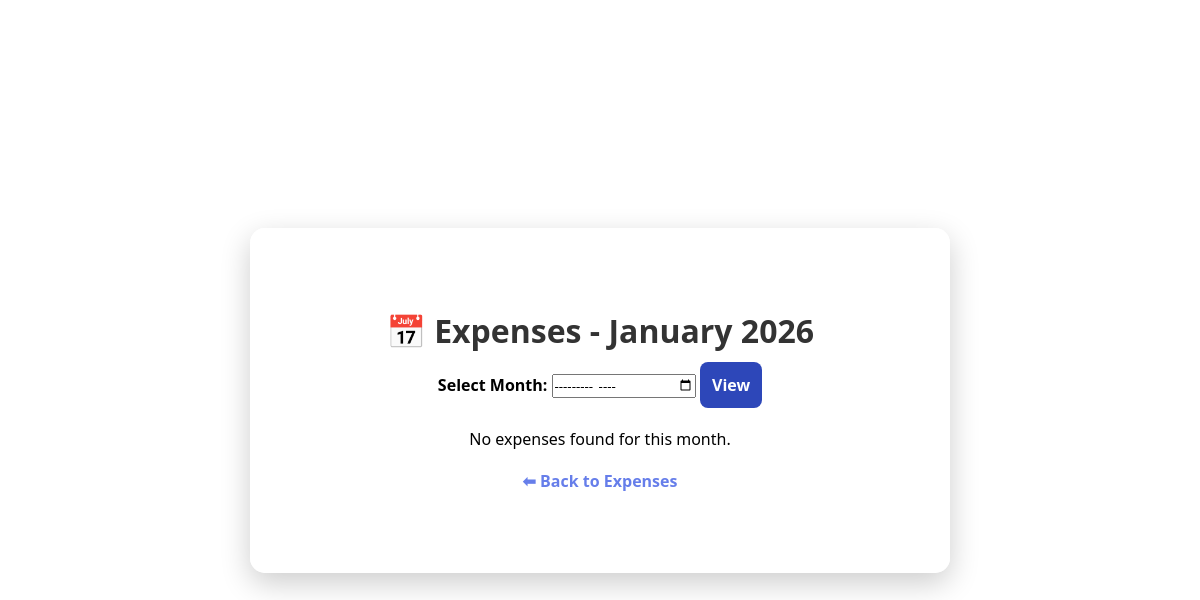
The page /past-month (signed in) on the database as committed earlier.
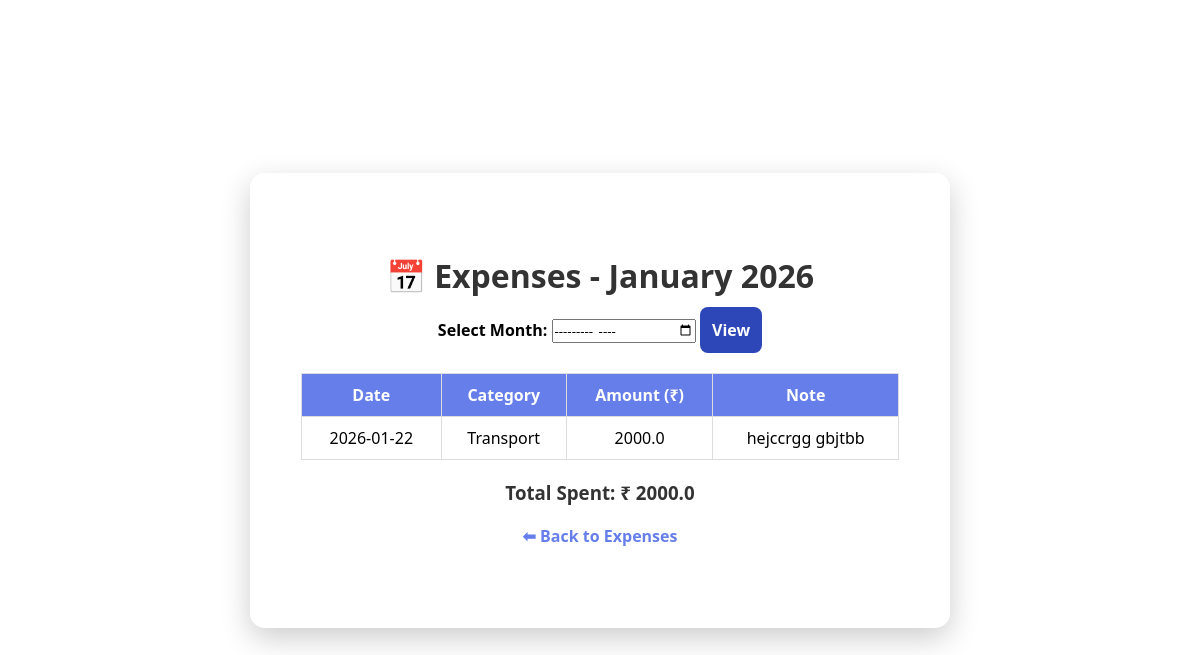
The same page on the database as committed later.
### tables this page shows
CREATE TABLE expenses (
            id INTEGER PRIMARY KEY AUTOINCREMENT,
            username TEXT NOT NULL,
            amount REAL NOT NULL,
            category TEXT NOT NULL,
            date TEXT NOT NULL,
            note TEXT
        );

### app.py (the view)
@app.route("/past-month")
def past_month_expenses():
    if "user" not in session:
        return redirect("/login")
    username = session["user"]
    selected_month = request.args.get("month")
    today = datetime.today()
    if selected_month:
        selected_date = datetime.strptime(selected_month, "%Y-%m")
        start_date = selected_date.replace(day=1)
        if selected_date.month == 12:
            end_date = selected_date.replace(year=selected_date.year+1, month=1, day=1) - timedelta(days=1)
        else:
            end_date = selected_date.replace(month=selected_date.month+1, day=1) - timedelta(days=1)
    else:
        first_day_current_month = today.replace(day=1)
        end_date = first_day_current_month - timedelta(days=1)
        start_date = end_date.replace(day=1)
    conn = get_db_connection()
    expenses = conn.execute("""
        SELECT * FROM expenses
        WHERE username = ? AND date BETWEEN ? AND ?
        ORDER BY date DESC
    """, (username,
          start_date.strftime("%Y-%m-%d"),
          end_date.strftime("%Y-%m-%d"))).fetchall()
    conn.close()
    total = sum(expense["amount"] for expense in expenses)
    return render_template(
        "past_month.html",
        expenses=expenses,
        total=total,
        month=start_date.strftime("%B %Y")
    )

### app.py (called while the page is built)
def get_db_connection():
    conn = sqlite3.connect("expenses.db")
    conn.row_factory = sqlite3.Row
    return conn

### templates/past_month.html (shortened to what this page needs)
<!DOCTYPE html>
<html>
<head>
    <link rel="stylesheet" href="{{ url_for('static', filename='style.css') }}">
</head>
<body>
<div class="container" style="width:700px;">
    <h1>📅 Expenses - {{ month }}</h1>
    <form method="GET" style="margin-bottom:20px; text-align:center;">
        <label style="font-weight:bold;">Select Month:</label>
        <input type="month" name="month" required>
        <button type="submit" class="btn primary">View</button>
    </form>
    {% if expenses %}
    <table class="expense-table">
        <thead>
            <tr>
                <th>Date</th>
                <th>Category</th>
                <th>Amount (₹)</th>
                <th>Note</th>
            </tr>
        </thead>
        <tbody>
        {% for expense in expenses %}
            <tr>
                <td>{{ expense.date }}</td>
                <td>{{ expense.category }}</td>
                <td>{{ expense.amount }}</td>
                <td>{{ expense.note or "-" }}</td>
            </tr>
        {% endfor %}
        </tbody>
    </table>
    <h3 class="total">Total Spent: ₹ {{ total }}</h3>
    {% else %}
        <p>No expenses found for this month.</p>
    {% endif %}
    <a href="/expenses" class="back-link">⬅ Back to Expenses</a>
</div>
</body>
</html>

### static/style.css (style rules this page uses)
* { margin: 0; padding: 0; box-sizing: border-box; font-family: "Segoe UI", sans-serif; }
body { height: 100vh; background-image: url("https://images.pexels.com/photos/27920274/pexels-photo-27920274.jpeg?cs=srgb&dl=pexels-jakubzerdzicki-27920274.jpg&fm=jpg"); background-size: cover; background-position: center; background-repeat: no-repeat; display: flex; align-items: center; justify-content: center; }
.container { background: rgba(255, 255, 255, 0.75); backdrop-filter: blur(10px); -webkit-backdrop-filter: blur(10px); padding: 80px 50px; width: 500px; text-align: center; border-radius: 15px; box-shadow: 0 10px 30px rgba(0,0,0,0.2); border: 1px solid rgba(255, 255, 255, 0.3); }
.container h1 { font-size: 32px; margin-bottom: 10px; color: #333; }
.btn { text-decoration: none; padding: 12px; border-radius: 8px; font-size: 16px; font-weight: 600; transition: 0.3s ease; cursor: pointer; border: none; }
.primary { background: #2d47b9; color: white; }
.back-link { display: inline-block; margin-top: 20px; color: #667eea; text-decoration: none; font-weight: 600; }
.expense-table { width: 100%; border-collapse: collapse; margin-top: 20px; }
.expense-table th, .expense-table td { border: 1px solid #ddd; padding: 10px; text-align: center; }
.expense-table th { background: #667eea; color: white; }
.total { margin-top: 20px; color: #333; }

Rows that differ between the two databases and show on the page:
added expenses: date "2026-01-22", category "Transport", amount "2000.0", note "hejccrgg gbjtbb"
Other text that changed with them:
{{ total }}: (not shown) → "2000.0"
text no longer shown: "No expenses found for this month."
text now shown: "Date Category Amount (₹) Note Total Spent: ₹"
